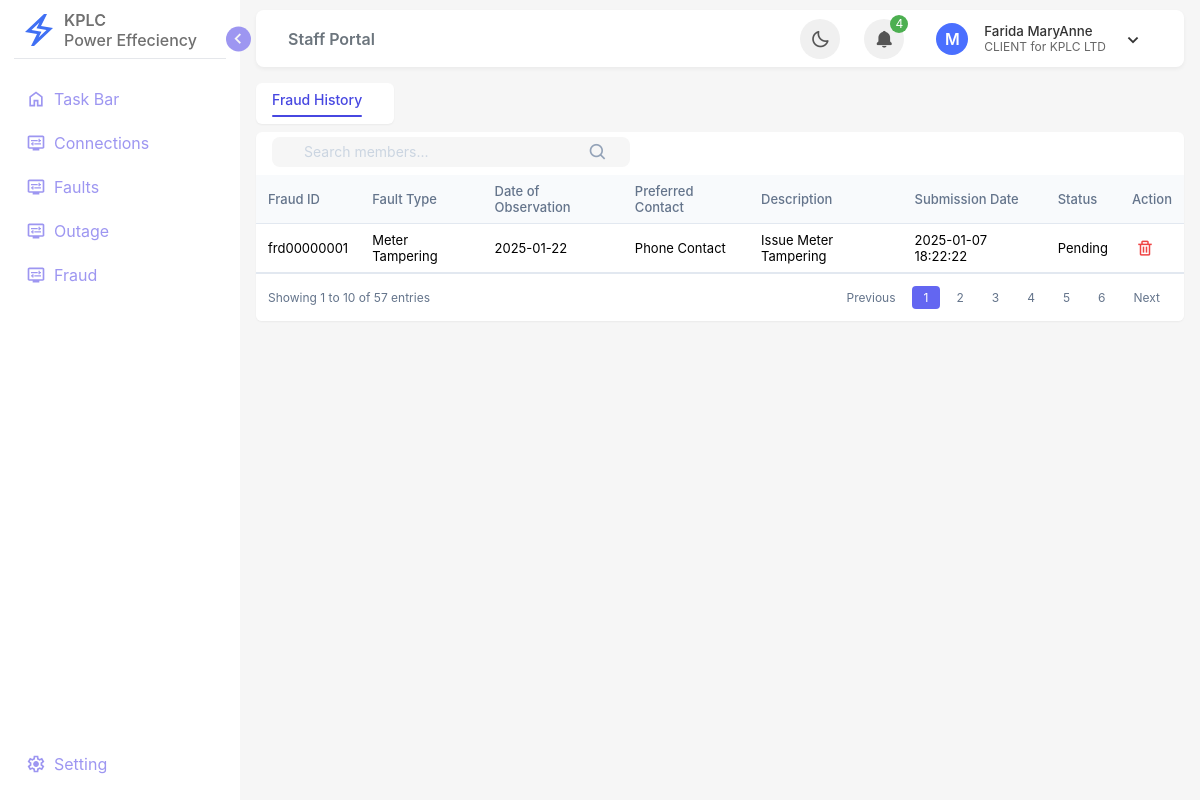
The app's page /staff/frauds.php (signed in) with its own data.
### tables this page shows
CREATE TABLE `users` (
  `seq_id` int(11) NOT NULL,
  `user_id` varchar(20) NOT NULL,
  `first_name` varchar(50) NOT NULL,
  `last_name` varchar(50) NOT NULL,
  `date_of_birth` date NOT NULL,
  `gender` enum('Male','Female','Other') NOT NULL,
  `email` varchar(100) NOT NULL,
  `mobile_number` varchar(15) NOT NULL,
  `national_id` varchar(20) NOT NULL,
  `county` varchar(50) NOT NULL,
  `town` varchar(50) NOT NULL,
  `connection_type` varchar(50) NOT NULL,
  `password_hash` varchar(255) NOT NULL,
  `role` enum('CLIENT','ADMIN','STAFF') NOT NULL DEFAULT 'CLIENT',
  `created_at` timestamp NOT NULL DEFAULT current_timestamp(),
  `updated_at` timestamp NOT NULL DEFAULT current_timestamp() ON UPDATE current_timestamp()
);

CREATE TABLE `frauds` (
  `seq_id` int(11) NOT NULL,
  `fraud_id` varchar(20) NOT NULL,
  `user_id` varchar(20) NOT NULL,
  `fraud_type` varchar(50) NOT NULL,
  `date_of_observation` date NOT NULL,
  `preferred_contact` varchar(50) DEFAULT NULL,
  `detailed_description` text NOT NULL,
  `location` varchar(255) NOT NULL,
  `fraud_status` enum('assigned','unassigned') NOT NULL DEFAULT 'unassigned',
  `fraud_progress` enum('Pending','Investigation','Under Review','Resolved','Closed') NOT NULL DEFAULT 'Pending',
  `submission_timestamp` timestamp NOT NULL DEFAULT current_timestamp(),
  `created_at` timestamp NOT NULL DEFAULT current_timestamp(),
  `updated_at` timestamp NOT NULL DEFAULT current_timestamp() ON UPDATE current_timestamp()
);

### staff/frauds.php (the view, shortened to what this page needs)
<?php
include('../config/config.php');
$user_id = $_SESSION['user_id'];
$query = "SELECT * FROM users WHERE user_id = ?";
$stmt = $mysqliObj->prepare($query);
$stmt->bind_param('s', $user_id);
$stmt->execute();
$result = $stmt->get_result();
$query_fraud = "SELECT * FROM frauds ORDER BY fraud_id";
$stmt = $mysqliObj->prepare($query_fraud);
$stmt->execute();
$result_fraud = $stmt->get_result();
while ($obj = $result->fetch_object()) {
?>
    <!DOCTYPE html>
    <html lang="en">
    <?php include("includes/head.php"); ?>
    <body>
        <?php include("includes/sidebar.php"); ?>
        <?php include("includes/topbar.php"); ?>
        <main class="main-section">
            <section class="main-section-wrapper">
                <div class="members">
                    <div class="members-tabs">
                        <a href="fraud_history.php" class="members-tab active">Fraud History </a>
                    </div>
                </div>
                <div class="table-container">
                    <div class="member-management">
                        <div class="search-box">
                            <i class='bx bx-search'></i>
                            <input type="text" class="search-input" placeholder="Search members...">
                        </div>
                    </div>
                    <table>
                        <thead>
                            <tr>
                                <th>Fraud ID</th>
                                <th>Fault Type</th>
                                <th>Date of Observation</th>
                                <th>Preferred Contact</th>
                                <th>Description</th>
                                <th>Submission Date</th>
                                <th>Status</th>
                                <th>Action</th>
                            </tr>
                        </thead>
                        <tbody>
                            <?php
                            if ($result_fraud) {
                                while ($fraud = $result_fraud->fetch_assoc()) {
                                    echo "
                                        <tr>
                                            <td>
                                                <div class='user-id'>" . htmlspecialchars($fraud['fraud_id']) . "</div>
                                            </td>
                                            <td>" . htmlspecialchars($fraud['fraud_type']) . "</td>
                                            <td>" . htmlspecialchars($fraud['date_of_observation']) . "</td>
                                            <td>" . htmlspecialchars($fraud['preferred_contact']) . "</td>
                                            <td>" . htmlspecialchars($fraud['detailed_description']) . "</td>
                                            <td>" . htmlspecialchars($fraud['submission_timestamp']) . "</td>
                                            <td>" . htmlspecialchars($fraud['fraud_progress']) . "</td>
                                            <td>
                                                <div class='operations'>
                                                    <i class='bx bx-trash operation-icon delete' title='Delete' data-id='" . htmlspecialchars($fraud['fraud_id']) . "'></i>
                                                </div>
                                            </td>
                                        </tr>";
                                }
                            }
                            ?>
                        </tbody>
                    </table>
                    <div class="pagination">
                        <div class="pagination-info">
                            Showing 1 to 10 of 57 entries
                        </div>
                        <div class="pagination-controls">
                            <button class="page-btn">Previous</button>
                            <button class="page-btn active">1</button>
                            <button class="page-btn">2</button>
                            <button class="page-btn">3</button>
                            <button class="page-btn">4</button>
                            <button class="page-btn">5</button>
                            <button class="page-btn">6</button>
                            <button class="page-btn">Next</button>
                        </div>
                    </div>
                </div>
            </section>
        </main>
    </body>
    </html>
<?php
}
?>

### staff/includes/sidebar.php (shortened to what this page needs)
<aside class="sidebar">
    <header class="sidebar-header">
        <div class="logo-wrapper">
            <span class="image">
                <?php
                $base_url = '/KPLC_1/';
                ?>
                <img src="<?php echo $base_url; ?>assets/Images/logo.svg" alt="">
            </span>
            <div class="brand">
                <span class="name">KPLC</span>
                <span class="slogan">Power Effeciency</span>
            </div>
        </div>
        <button id="toggle-sidebar">
            <i class="bx bx-chevron-right toggle"></i>
        </button>
    </header>
    <nav class="sidebar-nav">
        <ul class="sidebar-top-menu">
            <li class="nav-item">
                <a href="../staff/staff_dashboard.php" class="nav-link">
                    <svg xmlns="http://www.w3.org/2000/svg" viewBox="0 -960 960 960">
                        <path
                            d="M240-200h120v-240h240v240h120v-360L480-740 240-560v360Zm-80 80v-480l320-240 320 240v480H520v-240h-80v240H160Zm320-350Z" />
                    </svg>
                    <span class="text">Task Bar</span>
                </a>
            </li>
            <li class="nav-item">
                <div class="drop-item">
                    <a href="connections.php" class="nav-link dropmenu-link">
                        <span class="text">Connections</span>
                    </a>
                </div>
            </li>
            <li class="nav-item">
                <div class="drop-item">
                    <a href="faults.php" class="nav-link dropmenu-link">
                        <span class="text">Faults</span>
                    </a>
                </div>
            </li>
            <li class="nav-item">
                <div class="drop-item">
                    <a href="outage.php" class="nav-link dropmenu-link">
                        <span class="text">Outage</span>
                    </a>
                </div>
            </li>
            <li class="nav-item">
                <div class="drop-item">
                    <a href="frauds.php" class="nav-link dropmenu-link">
                        <span class="text">Fraud</span>
                    </a>
                </div>
            </li>
        </ul>
        <ul class="sidebar-bottom-menu">
            <li class="nav-item">
                <a href="" class="nav-link">
                    <span class="text">Setting</span>
                </a>
            </li>
        </ul>
    </nav>
</aside>

### staff/includes/topbar.php (shortened to what this page needs)
<header class="top-bar">
    <ol class="breadcrumb">
        <li class="breadcrumb-item active" aria-current="page"><a href="">Staff Portal</a></li>
    </ol>
    <nav class="top-bar-nav">
        <button type="button" class="theme-toggle-btn" aria-label="Toggle theme">
            <i id="lights" class="bx bx-moon"></i>
        </button>
        <div class="notifications">
            <button class="notification-btn" aria-label="View notifications" type="button">
                <i class="bx bxs-bell"></i>
                <span class="badge">4</span>
            </button>
        </div>
        <div class="user-profile">
            <button type="button" class="user-profile-btn">
                <span class="avatar">M</span>
                <div class="user-info">
                    <span><?php echo $obj->first_name, ' ',  $obj->last_name; ?></span>
                    <span><?php echo $obj->role, ' '; ?> for KPLC LTD</span>
                </div>
                <i class="bx bx-chevron-down"></i>
            </button>
        </div>
    </nav>
</header>

### records on screen
users: first_name "Farida", last_name "MaryAnne", role "CLIENT"
frauds: fraud "frd00000001", fraud_type "Meter Tampering", date_of_observation "2025-01-22", preferred_contact "Phone Contact", detailed_description "Issue Meter Tampering", submission_timestamp "2025-01-07 18:22:22", fraud_progress "Pending"
